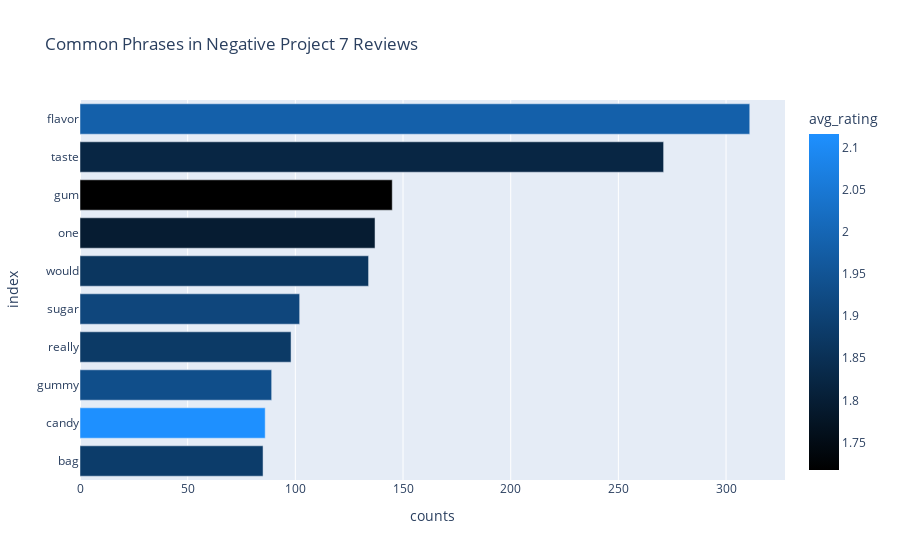

The code cell stored with this chart in its notebook:
### Code cell
fig = px.bar(common_phrases_project7, x="counts", y="index", color='avg_rating', orientation='h',
             height=400,
             title='Common Phrases in Negative Project 7 Reviews',
             color_continuous_scale = ['#000000','#1E90FF']
            )
fig.update_yaxes(autorange="reversed")
fig.show()

### Figure 1 — Plotly figure (JSON) as saved in the notebook; plotly's stock layout.template omitted (floating-point values rounded to 4 significant figures)
{"data": [{"alignmentgroup": "True", "hovertemplate": "counts=%{x}<br>index=%{y}<br>avg_rating=%{marker.color}<extra></extra>", "legendgroup": "", "marker": {"color": [1.984, 1.823, 1.717, 1.796, 1.866, 1.912, 1.878, 1.933, 2.116, 1.882], "coloraxis": "coloraxis", "pattern": {"shape": ""}}, "name": "", "offsetgroup": "", "orientation": "h", "showlegend": false, "textposition": "auto", "type": "bar", "x": [311, 271, 145, 137, 134, 102, 98, 89, 86, 85], "xaxis": "x", "y": ["flavor", "taste", "gum", "one", "would", "sugar", "really", "gummy", "candy", "bag"], "yaxis": "y"}], "layout": {"autosize": true, "barmode": "relative", "coloraxis": {"colorbar": {"title": {"text": "avg_rating"}}, "colorscale": [[0, "#000000"], [1, "#1E90FF"]]}, "legend": {"tracegroupgap": 0}, "title": {"text": "Common Phrases in Negative Project 7 Reviews"}, "xaxis": {"anchor": "y", "autorange": true, "domain": [0, 1], "range": [0, 327.4], "title": {"text": "counts"}, "type": "linear"}, "yaxis": {"anchor": "x", "autorange": true, "domain": [0, 1], "range": [9.5, -0.5], "title": {"text": "index"}, "type": "category"}}}
